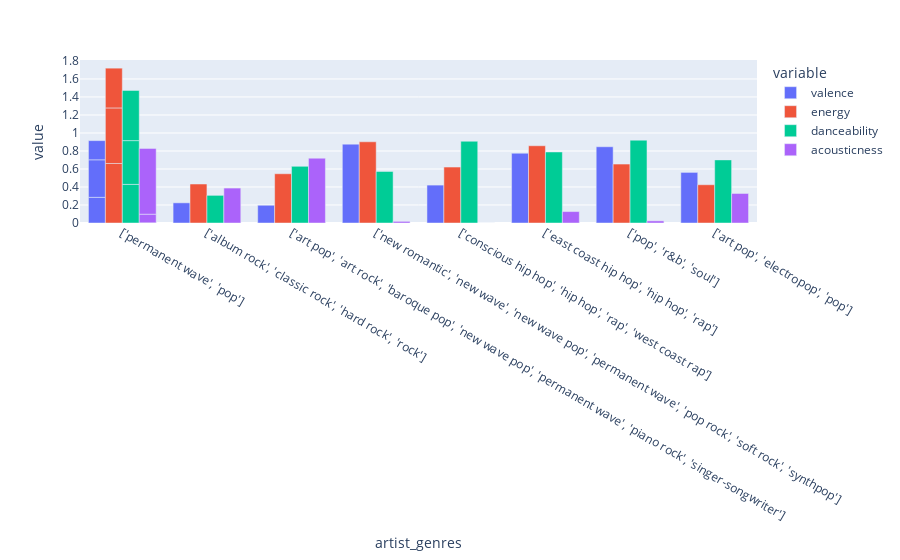

The notebook cell saved with this chart:
### Code cell
top10_genres = genre_df.nlargest(10, 'song_popularity')

fig = px.bar(top10_genres, x='artist_genres', y=['valence', 'energy', 'danceability', 'acousticness'], barmode='group')


fig.update_layout(
    yaxis = dict(
        tickmode = 'linear',
        tick0 = 0,
        dtick = 0.2
    )
)
fig.show()

### Figure 1 — Plotly figure (JSON) as saved in the notebook; plotly's stock layout.template omitted (floating-point values rounded to 4 significant figures)
{"data": [{"alignmentgroup": "True", "hovertemplate": "variable=valence<br>artist_genres=%{x}<br>value=%{y}<extra></extra>", "legendgroup": "valence", "marker": {"color": "#636efa", "pattern": {"shape": ""}}, "name": "valence", "offsetgroup": "valence", "orientation": "v", "showlegend": true, "textposition": "auto", "type": "bar", "x": ["['permanent wave', 'pop']", "['album rock', 'classic rock', 'hard rock', 'rock']", "['art pop', 'art rock', 'baroque pop', 'new wave pop', 'permanent wave', 'piano rock', 'singer-songwriter']", "['permanent wave', 'pop']", "['new romantic', 'new wave', 'new wave pop', 'permanent wave', 'pop rock', 'soft rock', 'synthpop']", "['permanent wave', 'pop']", "['conscious hip hop', 'hip hop', 'rap', 'west coast rap']", "['east coast hip hop', 'hip hop', 'rap']", "['pop', 'r&b', 'soul']", "['art pop', 'electropop', 'pop']"], "xaxis": "x", "y": [0.285, 0.224, 0.197, 0.417, 0.876, 0.213, 0.421, 0.775, 0.847, 0.562], "yaxis": "y"}, {"alignmentgroup": "True", "hovertemplate": "variable=energy<br>artist_genres=%{x}<br>value=%{y}<extra></extra>", "legendgroup": "energy", "marker": {"color": "#EF553B", "pattern": {"shape": ""}}, "name": "energy", "offsetgroup": "energy", "orientation": "v", "showlegend": true, "textposition": "auto", "type": "bar", "x": ["['permanent wave', 'pop']", "['album rock', 'classic rock', 'hard rock', 'rock']", "['art pop', 'art rock', 'baroque pop', 'new wave pop', 'permanent wave', 'piano rock', 'singer-songwriter']", "['permanent wave', 'pop']", "['new romantic', 'new wave', 'new wave pop', 'permanent wave', 'pop rock', 'soft rock', 'synthpop']", "['permanent wave', 'pop']", "['conscious hip hop', 'hip hop', 'rap', 'west coast rap']", "['east coast hip hop', 'hip hop', 'rap']", "['pop', 'r&b', 'soul']", "['art pop', 'electropop', 'pop']"], "xaxis": "x", "y": [0.661, 0.433, 0.547, 0.617, 0.902, 0.442, 0.621, 0.858, 0.654, 0.425], "yaxis": "y"}, {"alignmentgroup": "True", "hovertemplate": "variable=danceability<br>artist_genres=%{x}<br>value=%{y}<extra></extra>", "legendgroup": "danceability", "marker": {"color": "#00cc96", "pattern": {"shape": ""}}, "name": "danceability", "offsetgroup": "danceability", "orientation": "v", "showlegend": true, "textposition": "auto", "type": "bar", "x": ["['permanent wave', 'pop']", "['album rock', 'classic rock', 'hard rock', 'rock']", "['art pop', 'art rock', 'baroque pop', 'new wave pop', 'permanent wave', 'piano rock', 'singer-songwriter']", "['permanent wave', 'pop']", "['new romantic', 'new wave', 'new wave pop', 'permanent wave', 'pop rock', 'soft rock', 'synthpop']", "['permanent wave', 'pop']", "['conscious hip hop', 'hip hop', 'rap', 'west coast rap']", "['east coast hip hop', 'hip hop', 'rap']", "['pop', 'r&b', 'soul']", "['art pop', 'electropop', 'pop']"], "xaxis": "x", "y": [0.429, 0.307, 0.629, 0.486, 0.573, 0.557, 0.908, 0.789, 0.92, 0.701], "yaxis": "y"}, {"alignmentgroup": "True", "hovertemplate": "variable=acousticness<br>artist_genres=%{x}<br>value=%{y}<extra></extra>", "legendgroup": "acousticness", "marker": {"color": "#ab63fa", "pattern": {"shape": ""}}, "name": "acousticness", "offsetgroup": "acousticness", "orientation": "v", "showlegend": true, "textposition": "auto", "type": "bar", "x": ["['permanent wave', 'pop']", "['album rock', 'classic rock', 'hard rock', 'rock']", "['art pop', 'art rock', 'baroque pop', 'new wave pop', 'permanent wave', 'piano rock', 'singer-songwriter']", "['permanent wave', 'pop']", "['new romantic', 'new wave', 'new wave pop', 'permanent wave', 'pop rock', 'soft rock', 'synthpop']", "['permanent wave', 'pop']", "['conscious hip hop', 'hip hop', 'rap', 'west coast rap']", "['east coast hip hop', 'hip hop', 'rap']", "['pop', 'r&b', 'soul']", "['art pop', 'electropop', 'pop']"], "xaxis": "x", "y": [0.00239, 0.388, 0.72, 0.0954, 0.018, 0.731, 0.000282, 0.127, 0.0236, 0.328], "yaxis": "y"}], "layout": {"barmode": "group", "legend": {"title": {"text": "variable"}, "tracegroupgap": 0}, "margin": {"t": 60}, "xaxis": {"anchor": "y", "domain": [0, 1], "title": {"text": "artist_genres"}}, "yaxis": {"anchor": "x", "domain": [0, 1], "dtick": 0.2, "tick0": 0, "tickmode": "linear", "title": {"text": "value"}}}}
